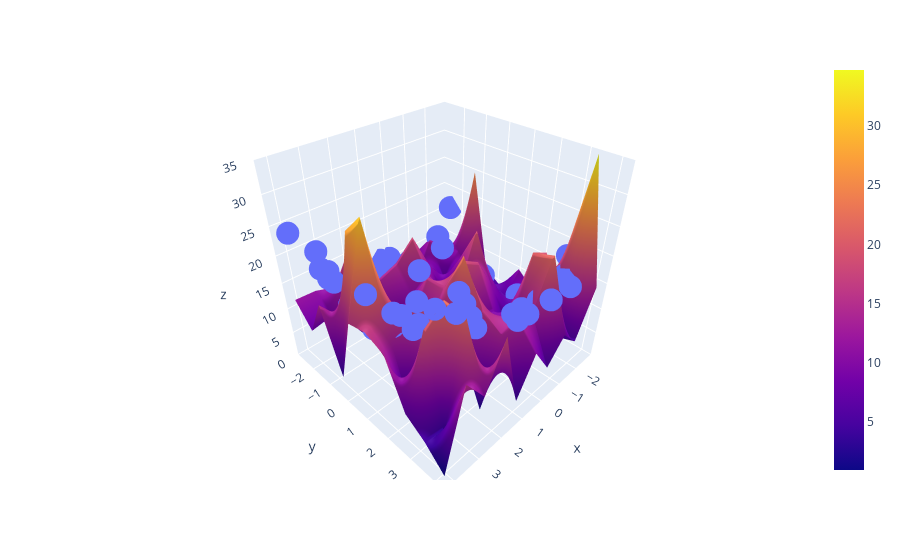

Source (notebook cell):
### Code cell
fig = px.scatter_3d(x=x.ravel(), y=y.ravel(), z=z.ravel())

fig.add_trace(go.Surface(x=x_input, y=y_input, z=z_final))

fig.update_layout(scene=dict(zaxis=dict(range=[0, 35])))

fig.show()
